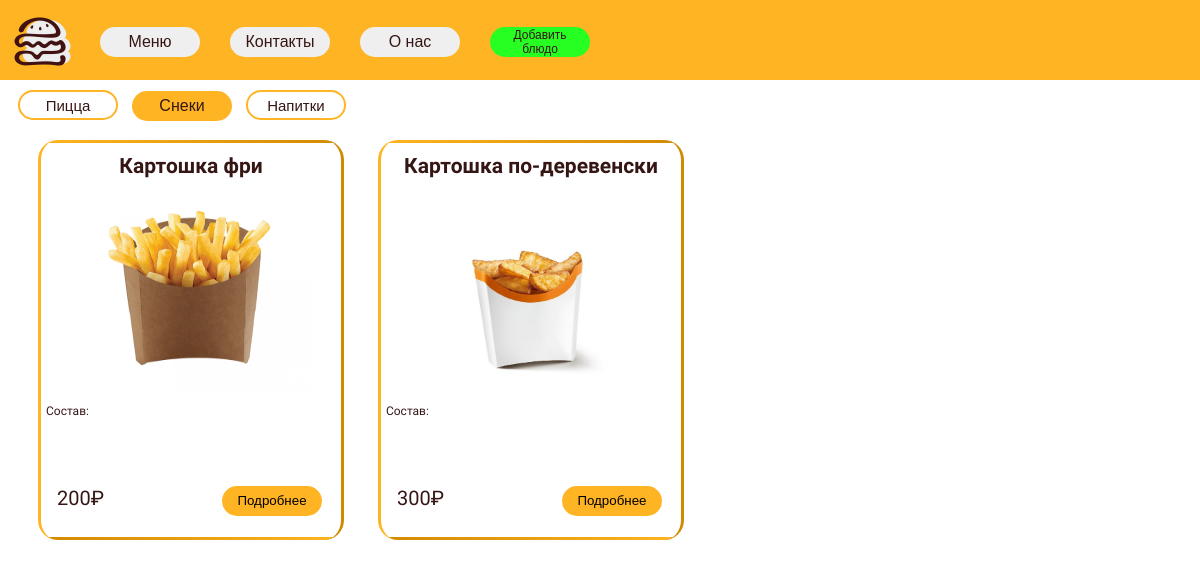
Page /category/2 (signed in) on the committed database.
### main/models.py (models this page shows, shortened)
class FoodCategory(models.Model):
    name = models.CharField(max_length=100)
    class Meta:
        verbose_name = 'Категория'
        verbose_name_plural = 'Категории'
    def get_absolute_url(self):
        return reverse('category', kwargs={'cat_id': self.pk})

class FoodCard(models.Model):
    title = models.CharField(max_length=30)
    image = models.ImageField(upload_to="img/")
    display_sostav = models.BooleanField(default=True)
    sostav = models.CharField(max_length=100, default=None, blank=True)
    description = models.TextField(max_length=5000)
    price = models.IntegerField()
    category = models.ForeignKey('FoodCategory', on_delete=models.PROTECT, null=True)
    class Meta:
        verbose_name = 'Блюдо'
        verbose_name_plural = 'Блюда'

### main/views.py (the view)
# urls.py: path('category/<int:cat_id>', views.show_category, name='category'),
def show_category(request, cat_id):
    foodcards = FoodCard.objects.filter(category=cat_id)
    categories = FoodCategory.objects.all()
    if len(foodcards) == 0:
        raise Http404()
    data = {
        'title': 'Главная страница',
        'foodcards': foodcards,
        'categories': categories,
        'cat_selected': cat_id,
    }
    return render(request, "main/index.html", data)

### main/templates/main/index.html (shortened to what this page needs)
{% extends 'main/layout.html' %}
{% block content %}
    <div class="categories">
    {% for c in categories %}
        {% if c.pk == cat_selected %}
            <a href="{{ c.get_absolute_url }}"><button class="cat-button-selected">{{ c.name }}</button></a>
        {% else %}
            <a href="{{ c.get_absolute_url }}"><button class="cat-button">{{ c.name }}</button></a>
        {% endif %}
    {% endfor %}
    </div>
    {% for foodcard in foodcards %}
        <div class="foodcard">
            <h1>{{ foodcard.title }}</h1>
            <img class="mini-image" src="{{ foodcard.image.url }}">
            {% if foodcard.display_sostav == True %}
                <p class='sostav'>Состав:{{ foodcard.sostav }}</p>
            {% else %}
                <p class='sostav'></p>
            {% endif %}
            <p class='price'>{{ foodcard.price }}₽</p>
            <a href="{% url 'foodcard_detail' foodcard.id %}"><button>Подробнее</button></a>
        </div>
    {% endfor %}
{% endblock %}

### main/static/main/css/main.css (style rules this page uses)
body { background-color: white; font-family: "SUSE", sans-serif; }
.cat-button { position: relative; top: 20px; margin-left: 10px; width: 100px; border-radius: 50px; height: 30px; background-color: white; border: 2px solid; border-color: #ffb423; color: #351614; font-size: 15px; }
.cat-button-selected { position: relative; top: 20px; margin-left: 10px; width: 100px; border-radius: 50px; height: 30px; background-color: #ffb423; border: none; border-color: #ffb423; color: #351614; font-size: 16px; }
.categories { height: 50px; width: max; }
.foodcard { margin-top: 20px; display: inline-block; height: 400px; margin-left: 30px; width: 300px; border-left: 3px solid #ffb423; border-right: 3px solid #D18A00; background-image: linear-gradient(45deg, #ffb423, #D18A00), linear-gradient(45deg, #D18A00, #ffb423); background-size: 100% 3px; background-position: 0 0, 0 100%; background-repeat: no-repeat; border-radius: 20px; color: #351614; }
.foodcard .mini-image { position: relative; width: 250px; height: 200px; left: 24px; right: auto; }
.foodcard h1 { position: relative; font-size: 21px; text-align: center; }
.foodcard .sostav { position: relative; font-size: 12px; height: 50px; left: 5px; }
.foodcard .price { position: relative; display: inline-block; font-size: 20px; left: 16px; }
.foodcard button { position: relative; left: 130px; width: 100px; height: 30px; border-radius: 30px; background-color: #ffb423; border: none; }

### rows in the picture
FoodCategory: name "Пицца"
FoodCategory: name "Снеки"
FoodCategory: name "Напитки"
FoodCard: title "Картошкa фри", image (picture), price "200"
FoodCard: title "Картошка по-деревенски", image (picture), price "300"
